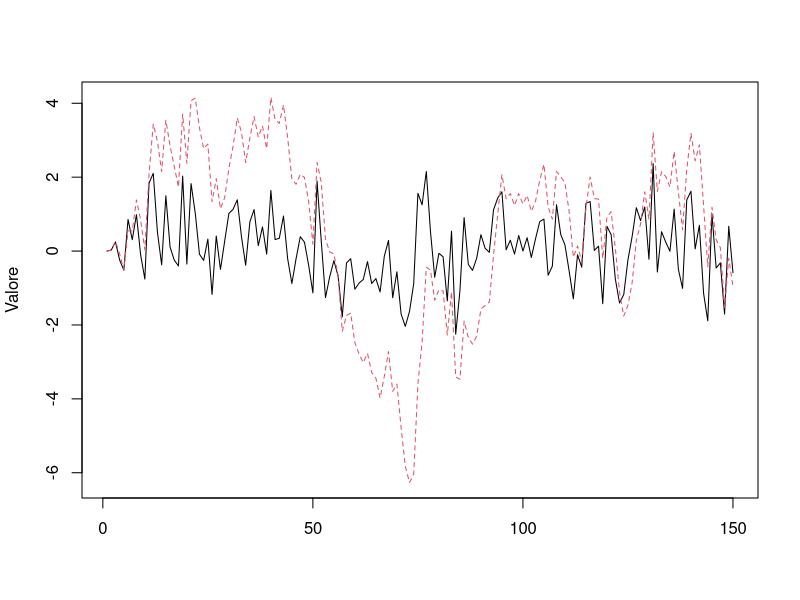

Here is the R script that generated this plot:
set.seed(19063)
e63 <- rnorm(150)
ar63 <- function(phi) {
  x <- numeric(length(e63))
  for (t in 2:length(x))
    x[t] <- phi * x[t-1] + e63[t]
  x
}
# Le due traiettorie usano lo stesso e63.
matplot(cbind(ar63(0.3), ar63(0.9)),
        type = "l", ylab = "Valore")
